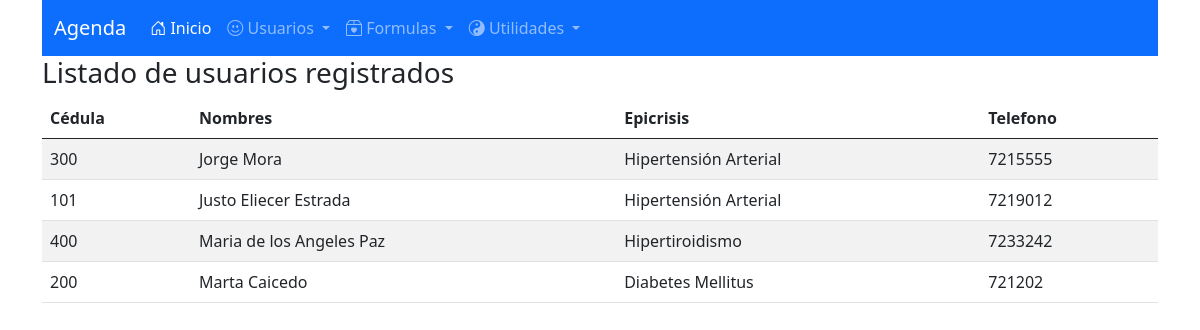
/listar_usuarios.php, run on the app's committed database.
### tables this page shows
CREATE TABLE `usuarios` (
  `cedusu` varchar(10) NOT NULL,
  `nomusu` varchar(100) NOT NULL,
  `genusu` varchar(1) NOT NULL,
  `fecnac` date NOT NULL,
  `epicrisis` text NOT NULL,
  `telusu` varchar(10) NOT NULL
);

### listar_usuarios.php (the view, shortened to what this page needs)
<!DOCTYPE html>
<html lang="en">
<head>
    <?php include("head.php") ?>
</head>
<body>
    <div class="container">
        <?php
            include("menu.php");
            $bd = conectar();
        ?>
        <h3>Listado de usuarios registrados</h3>
        <table class="table table-striped">
            <thead>
                <tr>
                <th>Cédula</th>
                <th>Nombres</th>
                <th>Epicrisis</th>
                <th>Telefono</th>
                </tr>
            </thead>
            <tbody>
                <?php
                    $sql = "select cedusu, nomusu, epicrisis, telusu from usuarios order by nomusu";
                    $datos = mysqli_query($bd,$sql);
                    while ($arr = mysqli_fetch_array($datos)){
                        echo "<tr>";
                        echo "<td>$arr[0]</td>";
                        echo "<td>$arr[1]</td>";
                        echo "<td>$arr[2]</td>";
                        echo "<td>$arr[3]</td>";
                        echo "</tr>";
                    }
                ?>
            </tbody>
        </table>
    </div>
</body>
</html>

### head.php (shortened to what this page needs)
<link rel="stylesheet" href="css/bootstrap.min.css">
<link rel="stylesheet" href="css/icons/bootstrap-icons.css">

### menu.php (shortened to what this page needs)
<nav class="navbar navbar-expand-lg navbar-dark bg-primary">
    <div class="container-fluid">
        <a class="navbar-brand" href="#">Agenda</a>
        <div class="collapse navbar-collapse" id="navbarSupportedContent">
            <ul class="navbar-nav me-auto mb-2 mb-lg-0">
                <li class="nav-item">
                    <a class="nav-link active" aria-current="page" href="index.php"><i class="bi-house-door"></i> Inicio</a>
                </li>
                <li class="nav-item dropdown">
                    <a class="nav-link dropdown-toggle" href="#" id="navbarDropdown" role="button" data-bs-toggle="dropdown" aria-expanded="false">
                    <i class="bi-emoji-smile"></i> Usuarios
                    </a>
                </li>
                <li class="nav-item dropdown">
                    <a class="nav-link dropdown-toggle" href="#" id="navbarDropdown" role="button" data-bs-toggle="dropdown" aria-expanded="false">
                    <i class="bi-box2-heart"></i> Formulas
                    </a>
                </li>
                <li class="nav-item dropdown">
                    <a class="nav-link dropdown-toggle" href="#" id="navbarDropdown" role="button" data-bs-toggle="dropdown" aria-expanded="false">
                    <i class="bi-yin-yang"></i> Utilidades
                    </a>
                </li>
            </ul>
        </div>
    </div>
</nav>

### data on the page
usuarios: cedusu "300", nomusu "Jorge Mora", epicrisis "Hipertensión Arterial", telusu "7215555"
usuarios: cedusu "101", nomusu "Justo Eliecer Estrada", epicrisis "Hipertensión Arterial", telusu "7219012"
usuarios: cedusu "400", nomusu "Maria de los Angeles Paz", epicrisis "Hipertiroidismo", telusu "7233242"
usuarios: cedusu "200", nomusu "Marta Caicedo", epicrisis "Diabetes Mellitus", telusu "721202"
